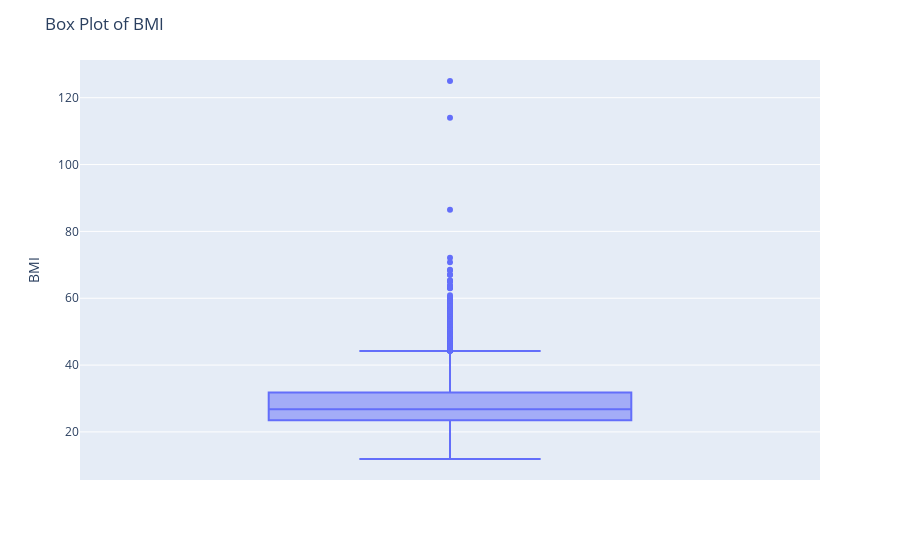

Notebook code cell kept with this figure:
### Code cell
fig = px.box(df, y='bmi')
fig.update_layout(
    title="Box Plot of BMI", 
    yaxis_title="BMI" 
)
fig.show()

### Figure 1 — Plotly figure (JSON) as saved in the notebook; plotly's stock layout.template omitted (floating-point values rounded to 4 significant figures; data arrays with more than 128 entries replaced by an {"elided": "..."} marker saying what was removed)
{"data": [{"alignmentgroup": "True", "hovertemplate": "bmi=%{y}<extra></extra>", "legendgroup": "", "marker": {"color": "#636efa"}, "name": "", "notched": false, "offsetgroup": "", "orientation": "v", "showlegend": false, "type": "box", "x0": " ", "xaxis": "x", "y": {"elided": "5789 float values"}, "y0": " ", "yaxis": "y"}], "layout": {"boxmode": "group", "legend": {"tracegroupgap": 0}, "margin": {"t": 60}, "title": {"text": "Box Plot of BMI"}, "xaxis": {"anchor": "y", "domain": [0, 1]}, "yaxis": {"anchor": "x", "domain": [0, 1], "title": {"text": "BMI"}}}}
